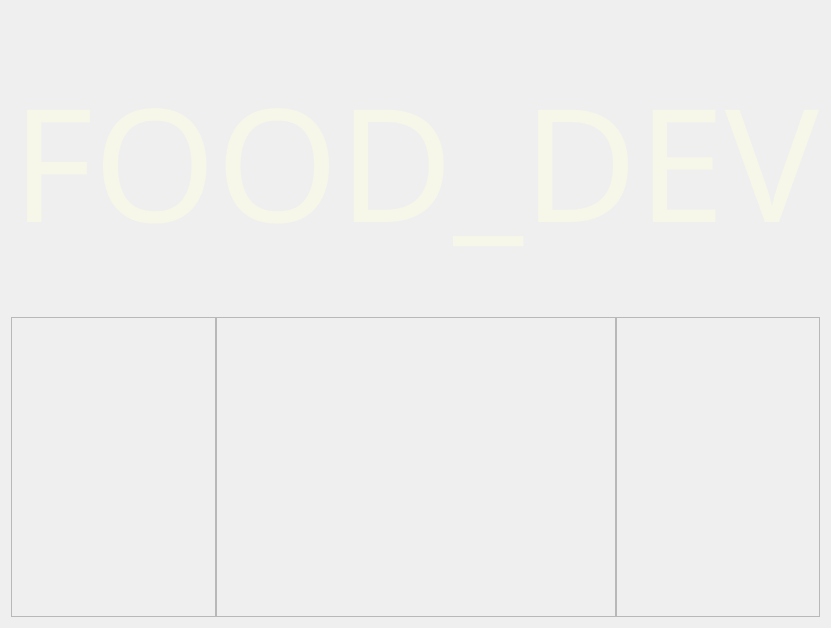
         <widget class="QWidget" name="rmm">
          <property name="styleSheet">
           <string notr="true"/>
          </property>
          <layout class="QVBoxLayout" name="verticalLayout_5">
           <item>
            <widget class="QLabel" name="rmm_lb_logo">
             <property name="sizePolicy">
              <sizepolicy hsizetype="Expanding" vsizetype="Minimum">
               <horstretch>0</horstretch>
               <verstretch>0</verstretch>
              </sizepolicy>
             </property>
             <property name="minimumSize">
              <size>
               <width>0</width>
               <height>300</height>
              </size>
             </property>
             <property name="maximumSize">
              <size>
               <width>16777211</width>
               <height>16777215</height>
              </size>
             </property>
             <property name="sizeIncrement">
              <size>
               <width>0</width>
               <height>0</height>
              </size>
             </property>
             <property name="font">
              <font>
               <family>Voga </family>
               <pointsize>118</pointsize>
               <italic>false</italic>
               <bold>false</bold>
              </font>
             </property>
             <property name="layoutDirection">
              <enum>Qt::LeftToRight</enum>
             </property>
             <property name="autoFillBackground">
              <bool>false</bool>
             </property>
             <property name="styleSheet">
              <string notr="true">font: 118pt &quot;Voga &quot;;</string>
             </property>
             <property name="frameShape">
              <enum>QFrame::NoFrame</enum>
             </property>
             <property name="frameShadow">
              <enum>QFrame::Plain</enum>
             </property>
             <property name="text">
              <string>&lt;html&gt;&lt;head/&gt;&lt;body&gt;&lt;p&gt;&lt;span style=&quot; color:#f6f6e9;&quot;&gt;FOOD_DEV&lt;/span&gt;&lt;/p&gt;&lt;/body&gt;&lt;/html&gt;</string>
             </property>
             <property name="textFormat">
              <enum>Qt::AutoText</enum>
             </property>
             <property name="scaledContents">
              <bool>false</bool>
             </property>
             <property name="alignment">
              <set>Qt::AlignCenter</set>
             </property>
             <property name="wordWrap">
              <bool>false</bool>
             </property>
             <property name="indent">
              <number>-1</number>
             </property>
            </widget>
           </item>
           <item>
            <widget class="QFrame" name="rmm_logo">
             <property name="sizeIncrement">
              <size>
               <width>0</width>
               <height>0</height>
              </size>
             </property>
             <property name="styleSheet">
              <string notr="true"/>
             </property>
             <property name="frameShape">
              <enum>QFrame::NoFrame</enum>
             </property>
             <property name="frameShadow">
              <enum>QFrame::Raised</enum>
             </property>
             <layout class="QHBoxLayout" name="horizontalLayout_3">
              <property name="spacing">
               <number>0</number>
              </property>
              <property name="leftMargin">
               <number>0</number>
              </property>
              <property name="topMargin">
               <number>0</number>
              </property>
              <property name="rightMargin">
               <number>0</number>
              </property>
              <property name="bottomMargin">
               <number>0</number>
              </property>
              <item>
               <widget class="QFrame" name="frame_2">
                <property name="sizePolicy">
                 <sizepolicy hsizetype="Expanding" vsizetype="Preferred">
                  <horstretch>0</horstretch>
                  <verstretch>0</verstretch>
                 </sizepolicy>
                </property>
                <property name="minimumSize">
                 <size>
                  <width>70</width>
                  <height>0</height>
                 </size>
                </property>
                <property name="maximumSize">
                 <size>
                  <width>350</width>
                  <height>16777215</height>
                 </size>
                </property>
                <property name="frameShape">
                 <enum>QFrame::StyledPanel</enum>
                </property>
                <property name="frameShadow">
                 <enum>QFrame::Raised</enum>
                </property>
               </widget>
              </item>
              <item>
               <widget class="QFrame" name="frame_3">
                <property name="sizePolicy">
                 <sizepolicy hsizetype="MinimumExpanding" vsizetype="MinimumExpanding">
                  <horstretch>0</horstretch>
                  <verstretch>0</verstretch>
                 </sizepolicy>
                </property>
                <property name="minimumSize">
                 <size>
                  <width>400</width>
                  <height>300</height>
                 </size>
                </property>
                <property name="maximumSize">
                 <size>
                  <width>16777215</width>
                  <height>16777215</height>
                 </size>
                </property>
                <property name="styleSheet">
                 <string notr="true">/*background: url(:/LOGO/FOOD_DEV LOGO 2.png) no-repeat center;*/
border-image: url(:/logo/Interface_files/LOGO.png) 0 0 0 0 stretch stretch;
/*background-repeat: no-repeat;*/</string>
                </property>
                <property name="frameShape">
                 <enum>QFrame::StyledPanel</enum>
                </property>
                <property name="frameShadow">
                 <enum>QFrame::Raised</enum>
                </property>
               </widget>
              </item>
              <item>
               <widget class="QFrame" name="frame_4">
                <property name="sizePolicy">
                 <sizepolicy hsizetype="Expanding" vsizetype="Preferred">
                  <horstretch>0</horstretch>
                  <verstretch>0</verstretch>
                 </sizepolicy>
                </property>
                <property name="minimumSize">
                 <size>
                  <width>70</width>
                  <height>0</height>
                 </size>
                </property>
                <property name="maximumSize">
                 <size>
                  <width>350</width>
                  <height>16777215</height>
                 </size>
                </property>
                <property name="frameShape">
                 <enum>QFrame::StyledPanel</enum>
                </property>
                <property name="frameShadow">
                 <enum>QFrame::Raised</enum>
                </property>
               </widget>
              </item>
             </layout>
            </widget>
           </item>
          </layout>
         </widget>
